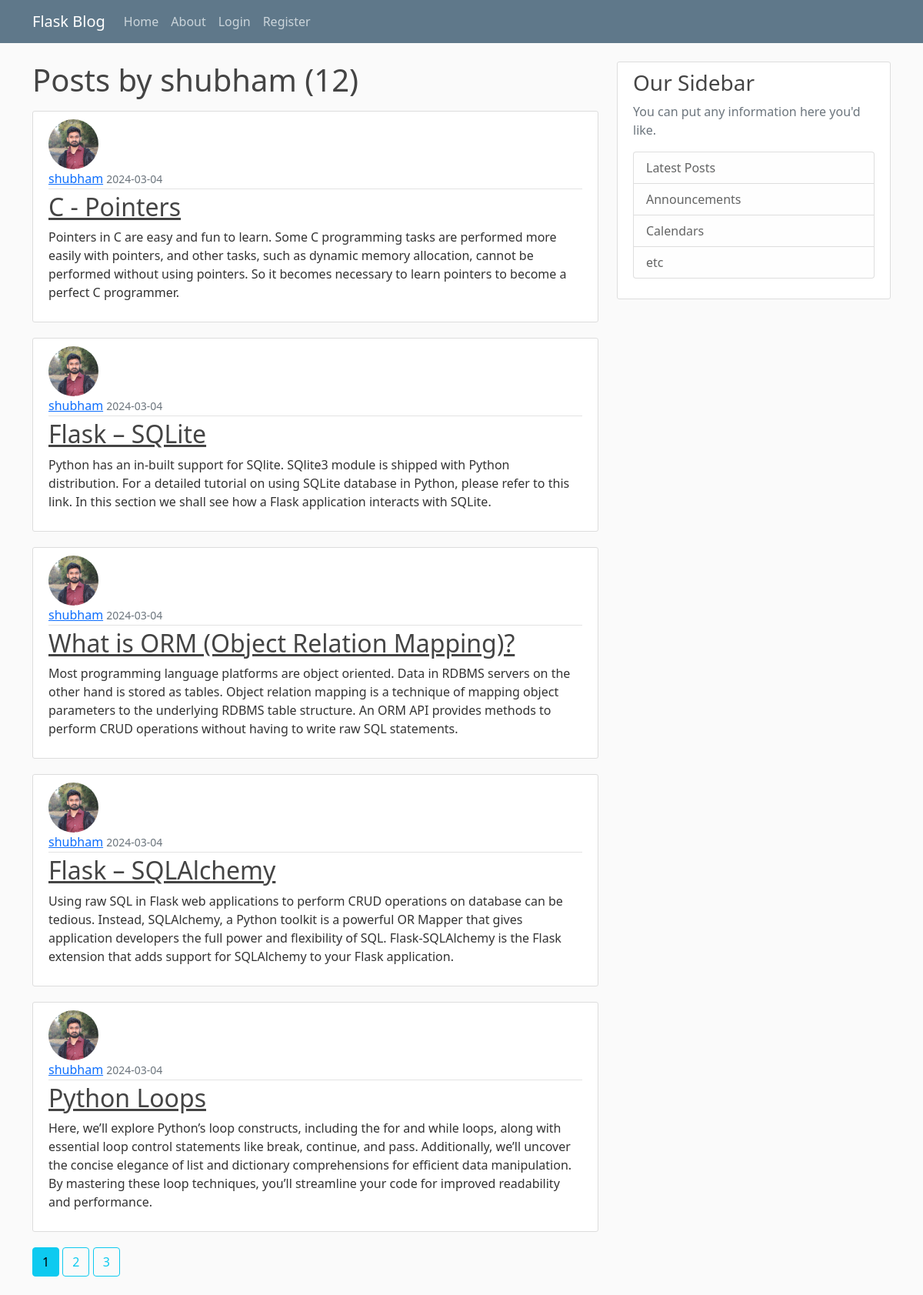
Page /user/shubham on the committed database.
### flask_blog/models.py (models this page shows, shortened)
class User(db.Model, UserMixin):
    id = db.Column(db.Integer, primary_key = True)
    username = db.Column(db.String(20), unique=True, nullable=False)
    email = db.Column(db.String(120), unique=True, nullable=False)
    image_file = db.Column(db.String(20), nullable=False, default='default.jpg')
    password = db.Column(db.String(60), nullable=False)
    posts = db.relationship('Post', backref='author', lazy=True)

class Post(db.Model):
    id = db.Column(db.Integer, primary_key = True)
    title = db.Column(db.String(120), nullable = False)
    date_posted = db.Column(db.DateTime, nullable = False, default=datetime.utcnow)
    content = db.Column(db.Text, nullable=False)
    user_id = db.Column(db.Integer, db.ForeignKey('user.id'), nullable = False)

### flask_blog/routes.py (the view)
@app.route("/user/<string:username>")
def user_posts(username):
    page = request.args.get('page', 1, type=int)
    user = User.query.filter_by(username = username).first_or_404()
    posts = Post.query.filter_by(author=user).order_by(Post.date_posted.desc()).paginate(page=page, per_page=5)
    return render_template("user_posts.html", posts=posts, user = user)

### flask_blog/templates/user_posts.html
{% extends "layout.html" %}
{% block start %}
    <h1 class="mb-3"> Posts by {{ user.username }} ({{posts.total}})</h1>
    {% for post in posts %}
    <article class="media content-section">
      <img class="rounded-circle article-img" src="{{ url_for('static',filename='profile_pics/'+post.author.image_file) }}">
        <div class="media-body">
          <div class="article-metadata">
            <a class="mr-2" href="{{url_for('user_posts', username=post.author.username)}}">{{ post.author.username }}</a>
            <small class="text-muted">{{ post.date_posted.strftime('%Y-%m-%d') }}</small>
          </div>
          <h2><a class="article-title" href="{{ url_for('post',post_id=post.id) }}">{{ post.title }}</a></h2>
          <p class="article-content">{{ post.content }}</p>
        </div>
      </article>
    {% endfor %}
    {% for page_no in posts.iter_pages(left_edge = 1, right_edge=1, left_current=1, right_current=2) %}
     {% if page_no %}
        {% if posts.page == page_no%}
           <a class="btn btn-info mb-4" href="{{ url_for('user_posts',username=user.username, page=page_no) }}"> {{page_no}}</a>
        {%else%}
           <a class="btn btn-outline-info mb-4" href="{{ url_for('user_posts',username=user.username, page=page_no) }}"> {{page_no}}</a>
        {%endif%}
     {% else %}
      ...
     {% endif %}
    {% endfor %}
{% endblock %}

### flask_blog/static/main.css (style rules this page uses)
body { background: #fafafa; color: #333333; margin-top: 5rem; }
h1, h2, h3, h4, h5, h6 { color: #444444; }
.content-section { background: #ffffff; padding: 10px 20px; border: 1px solid #dddddd; border-radius: 3px; margin-bottom: 20px; }
.article-title { color: #444444; }
.article-content { white-space: pre-line; }
.article-img { height: 65px; width: 65px; margin-right: 16px; }
.article-metadata { padding-bottom: 1px; margin-bottom: 4px; border-bottom: 1px solid #e3e3e3 }

### rows in the picture
User: username "shubham"
Post: image_file (picture), author.username "shubham", date_posted "2024-03-04", title "C - Pointers", content "Pointers in C are easy and fun to learn. Some C programming tasks are performed more easily with pointers, and other tasks, such as dynamic memory allocation, cannot be performed without using pointers. So it becomes necessary to learn pointers to become a perfect C programmer."
Post: image_file (picture), author.username "shubham", date_posted "2024-03-04", title "Flask – SQLite", content "Python has an in-built support for SQlite. SQlite3 module is shipped with Python distribution. For a detailed tutorial on using SQLite database in Python, please refer to this link. In this section we shall see how a Flask application interacts with SQLite."
Post: image_file (picture), author.username "shubham", date_posted "2024-03-04", title "What is ORM (Object Relation Mapping)?", content "Most programming language platforms are object oriented. Data in RDBMS servers on the other hand is stored as tables. Object relation mapping is a technique of mapping object parameters to the underlying RDBMS table structure. An ORM API provides methods to perform CRUD operations without having to write raw SQL statements."
Post: image_file (picture), author.username "shubham", date_posted "2024-03-04", title "Flask – SQLAlchemy", content "Using raw SQL in Flask web applications to perform CRUD operations on database can be tedious. Instead, SQLAlchemy, a Python toolkit is a powerful OR Mapper that gives application developers the full power and flexibility of SQL. Flask-SQLAlchemy is the Flask extension that adds support for SQLAlchemy to your Flask application."
Post: image_file (picture), author.username "shubham", date_posted "2024-03-04", title "Python Loops", content "Here, we’ll explore Python’s loop constructs, including the for and while loops, along with essential loop control statements like break, continue, and pass. Additionally, we’ll uncover the concise elegance of list and dictionary comprehensions for efficient data manipulation. By mastering these loop techniques, you’ll streamline your code for improved readability and performance."

### other values in the picture
{{ posts.total }} "12"
{{ page_no }} "1"
{{ page_no }} "2" "3"
